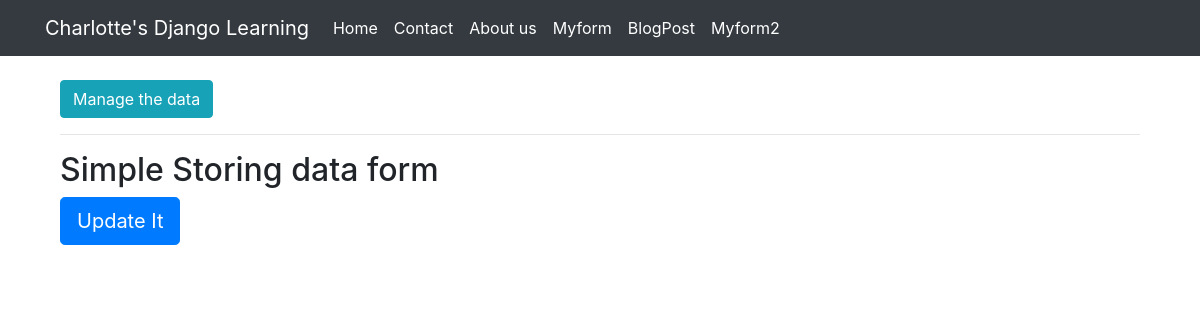
Before: /edit_post/17 with the older database file.
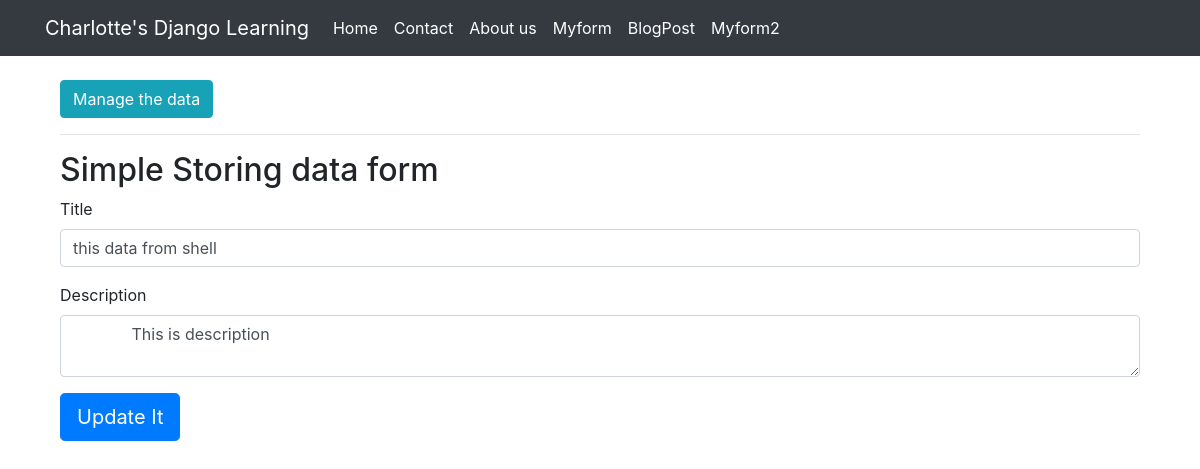
After: the same page with the newer database file.
### myapp/models.py (models this page shows, shortened)
class Post(models.Model):
    title = models.CharField(max_length=200)
    description = models.TextField()

### myapp/views.py (the view)
# urls.py: path('edit_post/<int:id>', edit_post),
def edit_post(request, id):
    if request.method == "GET":
        mydata = Post.objects.filter(id=id)
        makedictionary = {
            "single_data": mydata
        }
        return render(request, "edit_post.html", context=makedictionary)

### Template/edit_post.html (shortened to what this page needs)
{% extends "base.html" %}
{% block container %}
<div class="container">
  <button class="btn btn-info"><a style="color:white;" href="/manage_data">Manage the data</a></button>
  <hr/>
  <h2>Simple Storing data form</h2>
  <form action="/update_post/" method="post">
    {% for data in single_data %}
    <div class="form-group">
      <label for="email">Title </label>
      <input value="{{data.title}}" type="text" class="form-control" id="email" placeholder="Enter your title " name="title">
    </div>
    <div class="form-group">
      <label >Description</label>
      <textarea   class="form-control" name="description" placeholder="Enter description here" >
             {{data.description}}
      </textarea>
    </div>
      {% endfor %}
    <button type="submit" class="btn btn-primary btn-lg">Update It</button>
  </form>
</div>
{% endblock %}

Changed rows visible on the page:
added Post: title "this data from shell", description "This is description"
